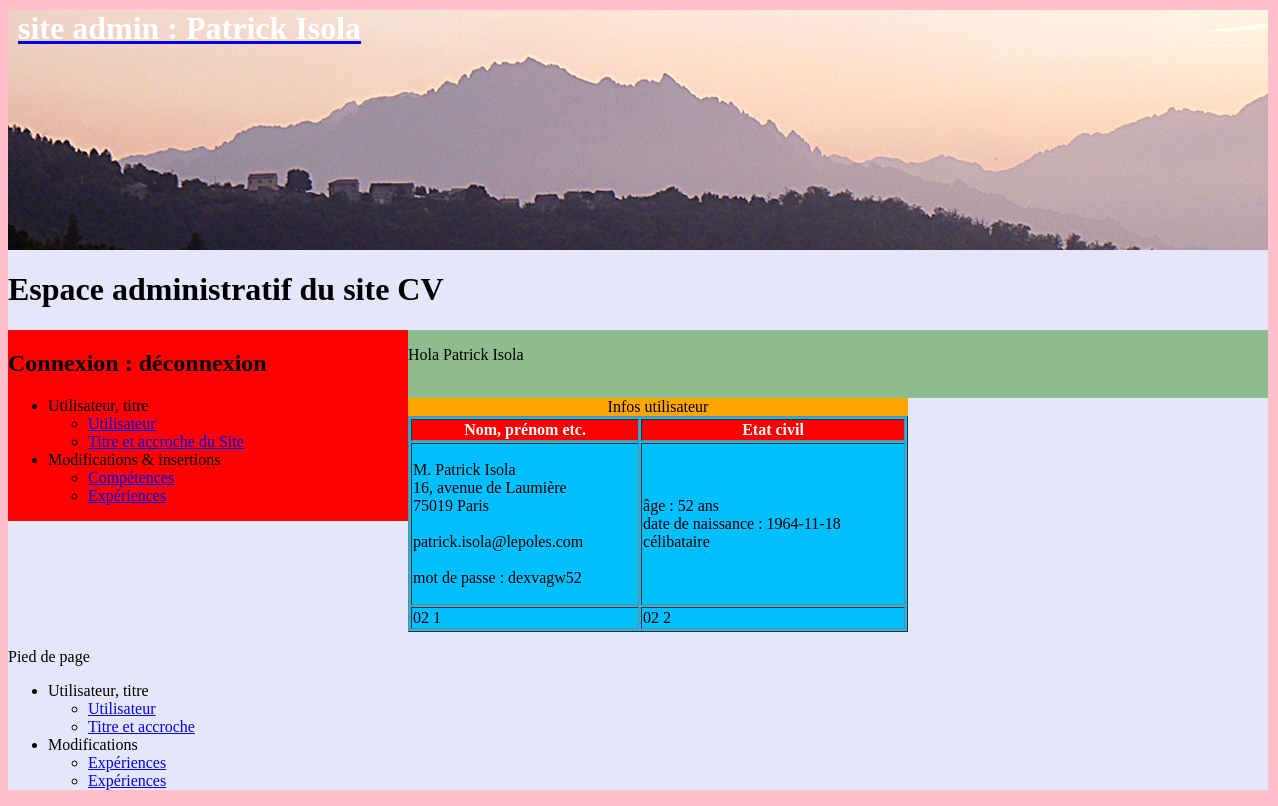
The app's page /admin/utilisateur.php with its own data.
### tables this page shows
CREATE TABLE `t_utilisateur` (
  `id_utilisateur` int(11) NOT NULL,
  `prenom` varchar(25) NOT NULL,
  `nom` varchar(25) NOT NULL,
  `email` varchar(50) NOT NULL,
  `telephone` varchar(20) NOT NULL COMMENT 'varchar car 0 n''est pas un entier',
  `mdp` varchar(13) NOT NULL,
  `pseudo` varchar(13) NOT NULL,
  `avatar` varchar(13) NOT NULL,
  `age` smallint(5) NOT NULL,
  `date_naissance` date NOT NULL,
  `sexe` enum('Femme','Homme') NOT NULL,
  `etat_civil` enum('M.','Mme') NOT NULL,
  `statut_marital` varchar(13) NOT NULL,
  `adresse` text NOT NULL,
  `code_postal` varchar(5) NOT NULL,
  `ville` varchar(20) NOT NULL,
  `pays` varchar(25) NOT NULL,
  `note` varchar(20) NOT NULL
);

### admin/utilisateur.php (the view, shortened to what this page needs)
<?php require '../connexion/connexion.php' ?>
<!DOCTYPE html>
<html lang="fr">
<head>
    <?php
            $sql = $pdoCV->query(" SELECT * FROM t_utilisateur");
            $ligne = $sql->fetch();
    ?>
	<link type="text/css" href="../css/style_admin.css" rel="stylesheet">
</head>
    <body>
        <div id="contenu">
		<header>
            <?php include ("admin_en_tete.php"); ?>
		</header>
            <h1>Espace administratif du site CV</h1>
            <div id="menu">
                <h2>Connexion : déconnexion</h2>
                <?php include ("admin_menu.php"); ?>
            </div>
		<div id="contenuPrincipal">
                 <?php
                        echo '<p>Hola '.$ligne['prenom'].' '.$ligne['nom'].'<br>
                            <img src="../img/" alt="">
                            </p>';
            ?>
            </div>
            <table width="500px" border="1">
                <caption>Infos utilisateur</caption>
                <thead>
                    <th>Nom, prénom etc.</th>
                    <th>Etat civil</th>
                </thead>
                    <tr>
                        <td>
                            <?php echo '<p>'.$ligne['etat_civil'].' '.$ligne['prenom'].' '.$ligne['nom'].'<br>
                            '.$ligne['adresse'].'<br>'.$ligne['code_postal'].' '.$ligne['ville'].'<br><br> '.$ligne['email'].' <br><br> mot de passe : '.$ligne['mdp'].'
                            </p>'; ?>
                        </td>
                        <td><?php echo '<p>âge : '.$ligne['age'].' ans<br>date de naissance : '.$ligne['date_naissance'].'<br>
                            '.$ligne['statut_marital'].'<br></p>'; ?></td>
                    </tr>
                    <tr>
                        <td>
                          02 1
                        </td>
                        <td>02 2</td>
                    </tr>
            </table>
        <footer>
        <?php include ("admin_footer.php"); ?>
        </footer>
	       </div>
    </body>
</html>

### css/style_admin.css (style rules this page uses)
body { width: 1260px; background-color: pink; }
#contenu { background-color: lavender; }
#menu { width: 400px; background-color: red; float: left; }
#contenuPrincipal { width: 860px; background-color: darkseagreen; float: right; }
header { background: url(../img/popolasca.jpg) center center no-repeat; height:240px; }
table { background-color: deepskyblue; }
caption { background:orange; }
thead { background: red; color: white; }
th { background: red; color: white; }

### records on screen
t_utilisateur: prenom "Patrick", nom "Isola", etat_civil "M.", adresse "16, avenue de Laumière", code_postal "75019", ville "Paris", email "patrick.isola@lepoles.com", mdp "dexvagw52", age "52", date_naissance "1964-11-18", statut_marital "célibataire"
